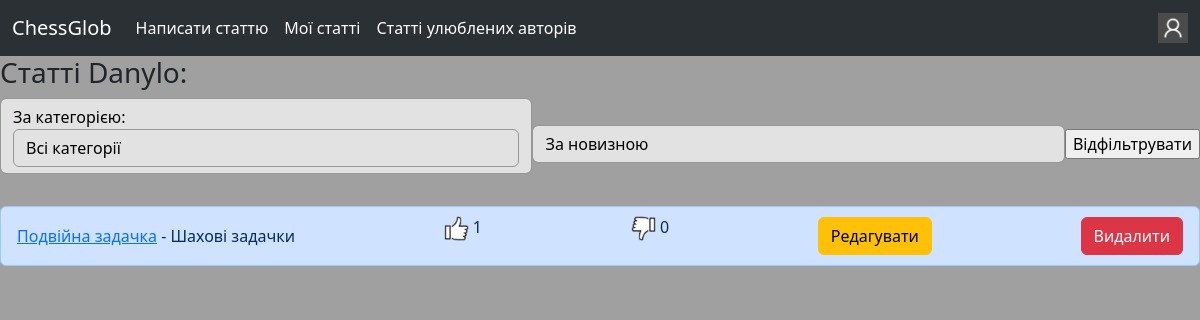
The app's page /view_user_articles/Danylo (signed in) with its own data.
### auth_sys/models.py (models this page shows, shortened)
class MyUser(AbstractBaseUser, PermissionsMixin):
    class Roles(models.TextChoices): #Усі можливі ролі
        USER = "user"
        ADMINISTRATOR = "administrator"
    username = models.CharField(unique=True, max_length=16)
    email = models.EmailField(unique=True)
    role = models.CharField(choices=Roles.choices, default=Roles.USER)
    first_name = models.CharField(blank=True, null=True, max_length=16)
    last_name = models.CharField(blank=True, null=True, max_length=32)
    birth_date = models.DateField(blank=True, null=True)
    is_staff = models.BooleanField(default=False)
    is_superuser = models.BooleanField(default=False)
    is_active = models.BooleanField(default=True)
    objects = MyUserManager() #Це потрібно для створення самого акаунту
    USERNAME_FIELD = "username"
    REQUIRED_FIELDS = ["email"]

### blog/models.py (models this page shows, shortened)
class Article(models.Model):
    class Categories(models.TextChoices):
        other = "Інше"
        debut = "Дебют"
        middle_game = "Мітельшпіль"
        end_game = "Ендшпіль"
        history = "Історія"
        etude = "Шахові задачки"
    author = models.ForeignKey(MyUser, models.CASCADE)
    name = models.CharField(max_length=32)
    category = models.CharField(choices=Categories.choices, default=Categories.other)
    created_time = models.DateTimeField()
    elements_num = models.IntegerField(default=1)

### blog/views.py (the view, shortened to what this page needs)
# urls.py: path("view_user_articles/<str:username>", views.view_user_articles, name="view_user_articles"),
def view_user_articles(request, username):
    if not MyUser.objects.filter(username=username).exists():
        return redirect("/eror?eror_text=Не існує користувача з таким username.")
    user = MyUser.objects.get(username=username)
    categories = [choice.value for choice in models.Article.Categories]
    if request.method == "GET":
        articles = models.Article.objects.filter(author=user)
        articles = articles.annotate(like_count=Count('like', distinct=True))
        articles = articles.annotate(dislike_count=Count("dislike", distinct=True))
        articles = articles.order_by("-created_time")
        return render(request, "blog/view_user_articles.html", {"articles":articles, "categories":categories,
                                                                "username":username})
    else:
        return redirect("/eror?eror_text=Сторінка для перегляду статтей конкретної людини не приймає такий тип запиту.")

### templates/blog/view_user_articles.html (shortened to what this page needs)
{% extends "base.html" %}
{% load static %}
{% load custom_tags %}
{% block body %}
<h3>Статті {{ username }}:</h3>
<form method="post" class="form-inline mb-3 d-flex justify-content-between align-items-center">
    <p class="form-control">За категорією: <select name="category" class="form-control">
        <option value="all">Всі категорії</option>
    </select></p>
    <select name="by" class="form-control">
        <option value="by_newest">За новизною</option>
    </select>
    <input type="submit" value="Відфільтрувати">
</form>
<ul class="list-group">
    {% for article in articles %}
    <li class="list-group-item list-group-item-primary d-flex justify-content-between align-items-center">
        <div>
            <a href="{% url 'blog:view_article' article.pk%}">{{ article.name }}</a> - {{ article.category }}
        </div>
        <p><img src="{% static 'img/not_pressed_like.png' %}" width="25px" height="25px"> {{ article.like_count }}</p>
        <p><img src="{% static 'img/not_pressed_dislike.png' %}" width="25px" height="25px"> {{ article.dislike_count }}</p>
        {% if user == article.author %}
        <a class="btn btn-warning" href="{% url 'blog:redact_article' article.pk %}" role="button">Редагувати</a>
        {% endif %}
        {% if user == article.author or user.role == article.author.Roles.ADMINISTRATOR %}
        <a class="btn btn-danger" href="{% url 'blog:delete_article' article.pk %}" role="button" onclick="return confirm('Ви точно хочете видалити цю статтю?')">Видалити</a>
        {% endif %}
    </li>
    {% endfor %}
</ul>
{% endblock %}

### templates/base.html (style rules this page uses)
body { background-color: rgb(160, 160, 160); }
.form-control { background-color: #e2e2e2; color: rgb(0, 0, 0); border-color: #969895; }

### records on screen
Article: name "Подвійна задачка", category "Шахові задачки", like_count "1", dislike_count "0", shows "Редагувати", shows "Видалити"

### other values on screen
{{ username }} "Danylo"
